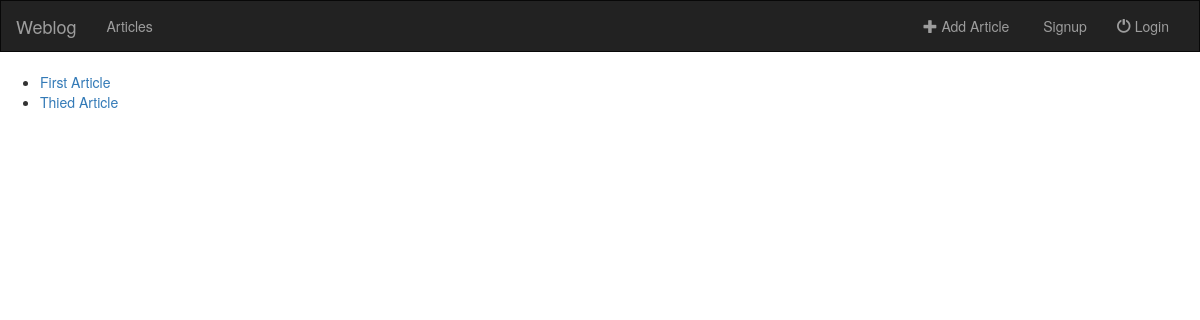
The app's page /article/, older data.
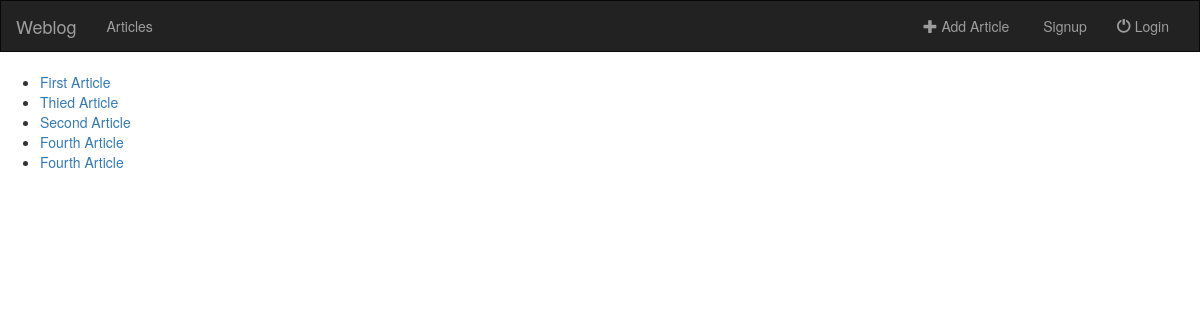
The same page, newer data.
### article/models.py (models this page shows, shortened)
class Article(models.Model):
    title = models.CharField(max_length=100)
    author = models.CharField(max_length=100)
    content = models.CharField(max_length=10000)

### article/views.py (the view)
# urls.py: path('',views.index,name='index'),
def index(request):
    articles = Article.objects.all()
    return render(request,'article/index.html',{'articles':articles})

### article/templates/article/index.html (shortened to what this page needs)
{%extends 'article/base.html'%}
{%block login%}
    {%if not request.user.username%}
            <li class="">
                <a href="{%url 'article:signup'%}">
                    &nbsp;Signup
                </a>
            </li>
            <li class="">
                <a href="{%url 'article:user_login'%}">
                    <span class="glyphicon glyphicon-off" aria-hidden="true"></span>&nbsp;Login
                </a>
            </li>
{%endif%}
{%endblock%}
{%block body%}
    {%if articles%}
        <ul>
            {%for article in articles %}
            <li><a href="{% url 'article:detail' article.id %}">{{article.title}} </a></li>
            {%endfor%}
        </ul>
    {%else%}
        <h3>You dont have any articles</h3>
    {%endif%}
{%endblock%}

Row changes from the older to the newer data that the page shows:
added Article: title "Second Article"
added Article: title "Fourth Article"
added Article: title "Fourth Article"
